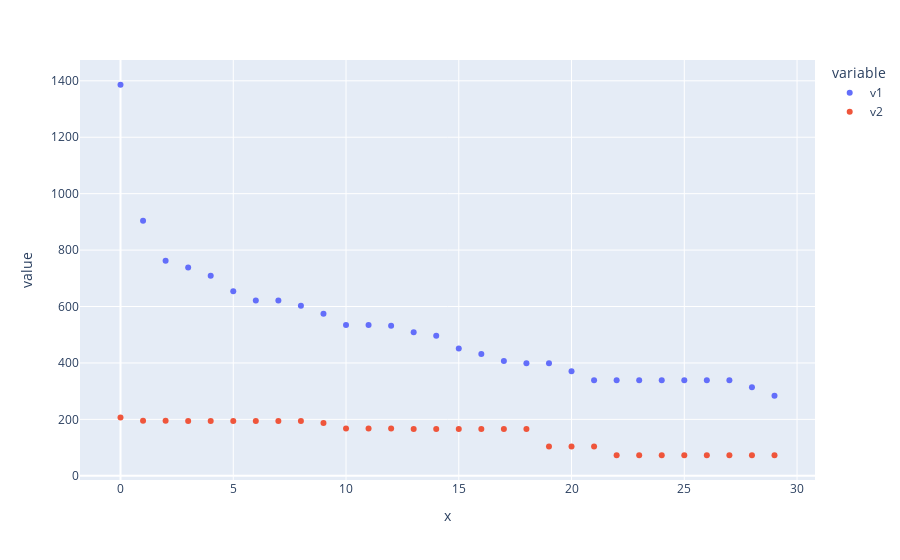

Notebook cell for this chart:
### Code cell
px.scatter(pd.DataFrame({'v1' : np.mean(scores, axis=0), 'v2' : np.mean(simple_score, axis=0)}),y=['v1', 'v2'], x = np.arange(30))

# plt.plot(scores_w_daemon)

# plt.xlabel('Iterations')
# plt.ylabel('Gap between best solution and optimal solution')
# plt.show()

### Figure 1 — Plotly figure (JSON) as saved in the notebook; plotly's stock layout.template omitted (floating-point values rounded to 4 significant figures)
{"data": [{"hovertemplate": "variable=v1<br>x=%{x}<br>value=%{y}<extra></extra>", "legendgroup": "v1", "marker": {"color": "#636efa", "symbol": "circle"}, "mode": "markers", "name": "v1", "orientation": "v", "showlegend": true, "type": "scatter", "x": [0, 1, 2, 3, 4, 5, 6, 7, 8, 9, 10, 11, 12, 13, 14, 15, 16, 17, 18, 19, 20, 21, 22, 23, 24, 25, 26, 27, 28, 29], "xaxis": "x", "y": [1386.0, 904.2, 762.1, 738.2, 708.9, 653.9, 621.6, 621.6, 602.7, 574.4, 534.8, 534.8, 531.9, 509.0, 496.1, 451.1, 431.3, 406.5, 398.5, 398.5, 370.4, 339.0, 339.0, 339.0, 339.0, 339.0, 339.0, 339.0, 314.0, 283.4], "yaxis": "y"}, {"hovertemplate": "variable=v2<br>x=%{x}<br>value=%{y}<extra></extra>", "legendgroup": "v2", "marker": {"color": "#EF553B", "symbol": "circle"}, "mode": "markers", "name": "v2", "orientation": "v", "showlegend": true, "type": "scatter", "x": [0, 1, 2, 3, 4, 5, 6, 7, 8, 9, 10, 11, 12, 13, 14, 15, 16, 17, 18, 19, 20, 21, 22, 23, 24, 25, 26, 27, 28, 29], "xaxis": "x", "y": [206.4, 195.3, 195.3, 194.3, 194.3, 194.3, 194.3, 194.3, 194.3, 187.0, 167.9, 167.9, 167.9, 165.8, 165.8, 165.8, 165.8, 165.8, 165.8, 103.4, 103.4, 103.4, 72.79, 72.79, 72.79, 72.79, 72.79, 72.79, 72.79, 72.79], "yaxis": "y"}], "layout": {"legend": {"title": {"text": "variable"}, "tracegroupgap": 0}, "margin": {"t": 60}, "xaxis": {"anchor": "y", "domain": [0, 1], "title": {"text": "x"}}, "yaxis": {"anchor": "x", "domain": [0, 1], "title": {"text": "value"}}}}
